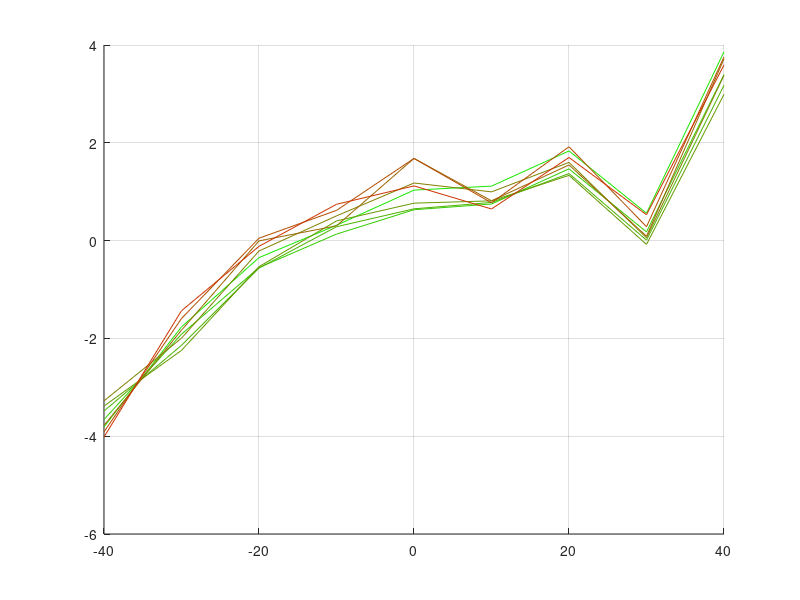

The MATLAB script that drew this image:
% s45_225 = [3.8611    0.5603    1.8334    1.1141    1.0327    0.3142   -0.3476   -1.7649   -3.8088];
% i45_225 = [29.7503   -0.9681  -32.4146  -63.3361   69.2631   30.8742   -0.1701  -31.3184  -62.1752];
close all;
angles = 40:-10:-40;

s45 = [3.8611    0.5603    1.8334    1.1141    1.0327    0.3142   -0.3476   -1.7649   -3.8088
		3.3943    0.1781    1.4670    0.7484    0.6313    0.1327   -0.5518   -1.9140   -3.6606
		3.1766    0.0100    1.3715    0.7800    0.6498    0.2834   -0.5616   -2.1413   -3.4847
		2.9918   -0.0781    1.3343    0.8130    0.7657    0.4023   -0.5329   -2.2449   -3.3839
		3.3813    0.0565    1.5993    0.9966    1.1781    0.5056   -0.2122   -1.9959   -3.2769
		3.7156    0.0899    1.5471    0.8142    1.6809    0.3022   -0.0058   -1.8311   -3.7790
		3.7564    0.2837    1.9189    0.7733    1.6801    0.6181    0.0491   -1.5932   -3.9118
		3.5928    0.5290    1.6997    0.6467    1.1187    0.7424   -0.1175   -1.4341   -4.0167];

hold on;
for i = 1:8
	plot(angles,s45(i,:),'color',[0.1 * i,1-(0.1*i),0]);
end%for i
hold off;
grid on;